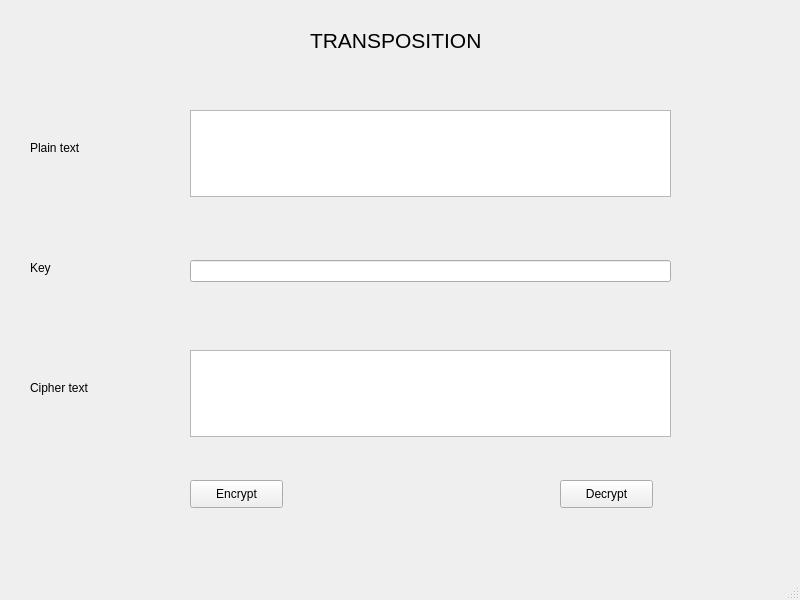
<?xml version="1.0" encoding="UTF-8"?>
<ui version="4.0">
 <class>MainWindow</class>
 <widget class="QMainWindow" name="MainWindow">
  <property name="geometry">
   <rect>
    <x>0</x>
    <y>0</y>
    <width>800</width>
    <height>600</height>
   </rect>
  </property>
  <property name="windowTitle">
   <string>MainWindow</string>
  </property>
  <widget class="QWidget" name="centralwidget">
   <widget class="QPlainTextEdit" name="txt_plaintext">
    <property name="geometry">
     <rect>
      <x>190</x>
      <y>110</y>
      <width>481</width>
      <height>87</height>
     </rect>
    </property>
   </widget>
   <widget class="QPlainTextEdit" name="txt_ciphertext">
    <property name="geometry">
     <rect>
      <x>190</x>
      <y>350</y>
      <width>481</width>
      <height>87</height>
     </rect>
    </property>
   </widget>
   <widget class="QLineEdit" name="txt_key">
    <property name="geometry">
     <rect>
      <x>190</x>
      <y>260</y>
      <width>481</width>
      <height>22</height>
     </rect>
    </property>
   </widget>
   <widget class="QLabel" name="label">
    <property name="geometry">
     <rect>
      <x>30</x>
      <y>140</y>
      <width>55</width>
      <height>16</height>
     </rect>
    </property>
    <property name="text">
     <string>Plain text</string>
    </property>
   </widget>
   <widget class="QLabel" name="label_2">
    <property name="geometry">
     <rect>
      <x>30</x>
      <y>260</y>
      <width>55</width>
      <height>16</height>
     </rect>
    </property>
    <property name="text">
     <string>Key</string>
    </property>
   </widget>
   <widget class="QLabel" name="label_3">
    <property name="geometry">
     <rect>
      <x>30</x>
      <y>380</y>
      <width>81</width>
      <height>16</height>
     </rect>
    </property>
    <property name="text">
     <string>Cipher text</string>
    </property>
   </widget>
   <widget class="QPushButton" name="btn_encrypt">
    <property name="geometry">
     <rect>
      <x>190</x>
      <y>480</y>
      <width>93</width>
      <height>28</height>
     </rect>
    </property>
    <property name="text">
     <string>Encrypt</string>
    </property>
   </widget>
   <widget class="QPushButton" name="btn_decrypt">
    <property name="geometry">
     <rect>
      <x>560</x>
      <y>480</y>
      <width>93</width>
      <height>28</height>
     </rect>
    </property>
    <property name="text">
     <string>Decrypt</string>
    </property>
   </widget>
   <widget class="QLabel" name="label_4">
    <property name="geometry">
     <rect>
      <x>310</x>
      <y>10</y>
      <width>241</width>
      <height>61</height>
     </rect>
    </property>
    <property name="font">
     <font>
      <pointsize>16</pointsize>
     </font>
    </property>
    <property name="text">
     <string>TRANSPOSITION</string>
    </property>
   </widget>
  </widget>
  <widget class="QMenuBar" name="menubar">
   <property name="geometry">
    <rect>
     <x>0</x>
     <y>0</y>
     <width>800</width>
     <height>26</height>
    </rect>
   </property>
  </widget>
  <widget class="QStatusBar" name="statusbar"/>
 </widget>
 <resources/>
 <connections/>
</ui>
